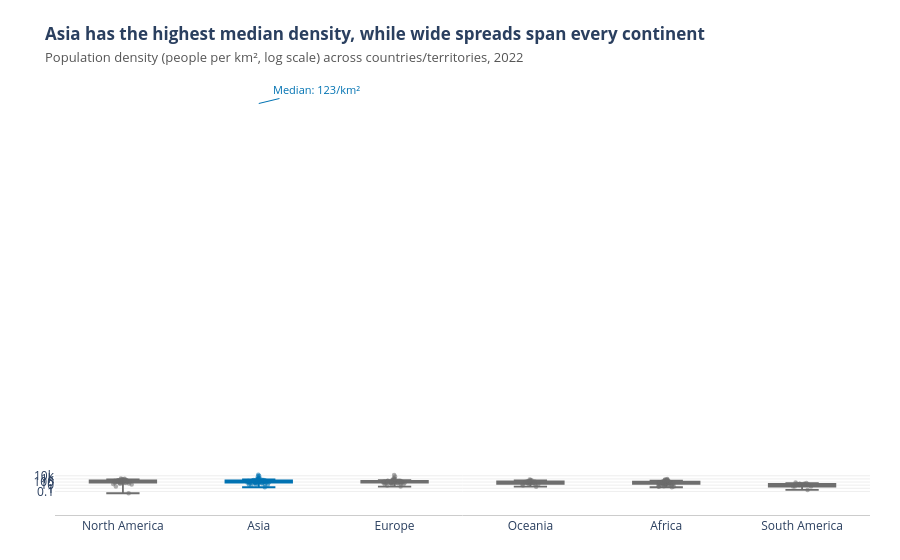

Notebook code cell kept with this figure:
### Markdown cell above
**Chart choice & justification:** *Which chart did you choose, and why? Justify design choices.

*YOUR ANSWER HERE*

Chart Type: Box Plot (px.box with log_y=True and data points overlaid)

Justification: A box plot shows the median, interquartile range (spread/variability), whiskers, and extreme outliers within each continent side by side, making within- and cross-continent density spread easy to compare. Because population density (People per km²) is heavily right-skewed across countries and territories, a logarithmic y-axis keeps both typical values and extreme outliers legible without compressing the boxes.

### Code cell
# Q4
# YOUR CODE HERE

import pandas as pd
import plotly.express as px


dens_df = df[df["Density"] > 0].copy()

continent_order = (
    dens_df.groupby("Continent")["Density"]
    .median()
    .sort_values(ascending=False)
    .index.tolist()
)

highlight_continent = "Asia"
color_map = {
    c: ("#0072B2" if c == highlight_continent else "#B0B0B0")
    for c in continent_order
}

fig = px.box(
    dens_df,
    x="Continent",
    y="Density",
    color="Continent",
    category_orders={"Continent": continent_order},
    color_discrete_map=color_map,
    log_y=True,
    points="all",
    template="plotly_white",
    hover_name="Country",
    hover_data={"Continent": False, "Density": ":,.1f"},
    title=(
        "<b>Asia has the highest median density, while wide spreads span every continent</b>"
        "<br><span style='font-size:13px; color:#555555;'>"
        "Population density (people per km², log scale) across countries/territories, 2022</span>"
    ),
)

for trace in fig.data:
  is_asia = trace.name == highlight_continent
  fill_rgba = "rgba(0, 114, 178, 0.22)" if is_asia else "rgba(176, 176, 176, 0.22)"
  stroke_hex = "#0072B2" if is_asia else "#6E6E6E"
  trace.update(
      fillcolor=fill_rgba,
      line=dict(color=stroke_hex, width=1.8),
      marker=dict(
          color=stroke_hex,
          size=4.5,
          opacity=0.55,
      ),
      jitter=0.35,
      pointpos=0,
  )

asia_median = dens_df[dens_df["Continent"] == highlight_continent]["Density"].median()
fig.add_annotation(
    x=highlight_continent,
    y=asia_median,
    text=f"Median: {asia_median:.0f}/km²",
    showarrow=True,
    arrowhead=0,
    arrowwidth=1,
    arrowcolor="#0072B2",
    ax=58,
    ay=-14,
    font=dict(size=11, color="#0072B2"),
    bgcolor="#FFFFFF",
)

fig.update_layout(
    showlegend=False,
    margin=dict(l=55, r=30, t=80, b=45),
    hovermode="closest",
)

fig.update_xaxes(
    title=None,
    showgrid=False,
    linecolor="#CCCCCC",
)

fig.update_yaxes(
    title=None,
    showgrid=True,
    gridcolor="#EEEEEE",
    zeroline=False,
    tickvals=[0.1, 1, 10, 100, 1000, 10000],
    ticktext=["0.1", "1", "10", "100", "1k", "10k"],
)

fig.show()

### Figure 1 — Plotly figure (JSON) as saved in the notebook; plotly's stock layout.template omitted (floating-point values rounded to 4 significant figures)
{"data": [{"alignmentgroup": "True", "boxpoints": "all", "fillcolor": "rgba(176, 176, 176, 0.22)", "hovertemplate": "<b>%{hovertext}</b><br><br>Density=%{y:,.1f}<extra></extra>", "hovertext": ["Anguilla", "Antigua and Barbuda", "Aruba", "Bahamas", "Barbados", "Belize", "Bermuda", "British Virgin Islands", "Canada", "Cayman Islands", "Costa Rica", "Cuba", "Curacao", "Dominica", "Dominican Republic", "El Salvador", "Greenland", "Grenada", "Guadeloupe", "Guatemala", "Haiti", "Honduras", "Jamaica", "Martinique", "Mexico", "Montserrat", "Nicaragua", "Panama", "Puerto Rico", "Saint Barthelemy", "Saint Kitts and Nevis", "Saint Lucia", "Saint Martin", "Saint Pierre and Miquelon", "Saint Vincent and the Grenadines", "Sint Maarten", "Trinidad and Tobago", "Turks and Caicos Islands", "United States", "United States Virgin Islands"], "jitter": 0.35, "legendgroup": "North America", "line": {"color": "#6E6E6E", "width": 1.8}, "marker": {"color": "#6E6E6E", "opacity": 0.55, "size": 4.5}, "name": "North America", "notched": false, "offsetgroup": "North America", "orientation": "v", "pointpos": 0, "showlegend": true, "type": "box", "x": ["North America", "North America", "North America", "North America", "North America", "North America", "North America", "North America", "North America", "North America", "North America", "North America", "North America", "North America", "North America", "North America", "North America", "North America", "North America", "North America", "North America", "North America", "North America", "North America", "North America", "North America", "North America", "North America", "North America", "North America", "North America", "North America", "North America", "North America", "North America", "North America", "North America", "North America", "North America", "North America"], "x0": " ", "xaxis": "x", "y": [174.3, 212.1, 591.4, 29.4, 655.0, 17.65, 1189.0, 207.3, 3.851, 260.2, 101.4, 102.0, 430.5, 96.85, 230.7, 301.1, 0.0261, 364.6, 243.1, 163.9, 417.5, 92.74, 257.2, 325.8, 64.91, 43.04, 53.3, 58.46, 366.7, 522.2, 182.6, 292.0, 599.8, 24.22, 267.2, 1299.0, 298.4, 48.21, 36.09, 286.6], "y0": " ", "yaxis": "y"}, {"alignmentgroup": "True", "boxpoints": "all", "fillcolor": "rgba(0, 114, 178, 0.22)", "hovertemplate": "<b>%{hovertext}</b><br><br>Density=%{y:,.1f}<extra></extra>", "hovertext": ["Afghanistan", "Armenia", "Azerbaijan", "Bahrain", "Bangladesh", "Bhutan", "Brunei", "Cambodia", "China", "Georgia", "Hong Kong", "India", "Indonesia", "Iran", "Iraq", "Israel", "Japan", "Jordan", "Kazakhstan", "Kuwait", "Kyrgyzstan", "Laos", "Lebanon", "Macau", "Malaysia", "Maldives", "Mongolia", "Myanmar", "Nepal", "North Korea", "Oman", "Pakistan", "Palestine", "Philippines", "Qatar", "Saudi Arabia", "Singapore", "South Korea", "Sri Lanka", "Syria", "Taiwan", "Tajikistan", "Thailand", "Timor-Leste", "Turkey", "Turkmenistan", "United Arab Emirates", "Uzbekistan", "Vietnam", "Yemen"], "jitter": 0.35, "legendgroup": "Asia", "line": {"color": "#0072B2", "width": 1.8}, "marker": {"color": "#0072B2", "opacity": 0.55, "size": 4.5}, "name": "Asia", "notched": false, "offsetgroup": "Asia", "orientation": "v", "pointpos": 0, "showlegend": true, "type": "box", "x": ["Asia", "Asia", "Asia", "Asia", "Asia", "Asia", "Asia", "Asia", "Asia", "Asia", "Asia", "Asia", "Asia", "Asia", "Asia", "Asia", "Asia", "Asia", "Asia", "Asia", "Asia", "Asia", "Asia", "Asia", "Asia", "Asia", "Asia", "Asia", "Asia", "Asia", "Asia", "Asia", "Asia", "Asia", "Asia", "Asia", "Asia", "Asia", "Asia", "Asia", "Asia", "Asia", "Asia", "Asia", "Asia", "Asia", "Asia", "Asia", "Asia", "Asia"], "x0": " ", "xaxis": "x", "y": [63.06, 93.48, 119.6, 1924.0, 1160.0, 20.38, 77.88, 92.62, 146.9, 53.72, 6783.0, 431.1, 144.7, 53.73, 101.5, 435.2, 328.0, 126.3, 7.119, 239.6, 33.16, 31.8, 525.2, 23170.0, 102.6, 1746.0, 2.173, 80.08, 207.6, 216.3, 14.79, 267.4, 844.1, 337.5, 232.6, 16.94, 8416.0, 517.1, 332.8, 119.5, 660.2, 69.55, 139.7, 90.18, 108.9, 13.18, 112.9, 77.4, 296.4, 63.82], "y0": " ", "yaxis": "y"}, {"alignmentgroup": "True", "boxpoints": "all", "fillcolor": "rgba(176, 176, 176, 0.22)", "hovertemplate": "<b>%{hovertext}</b><br><br>Density=%{y:,.1f}<extra></extra>", "hovertext": ["Albania", "Andorra", "Austria", "Belarus", "Belgium", "Bosnia and Herzegovina", "Bulgaria", "Croatia", "Cyprus", "Czech Republic", "Denmark", "Estonia", "Faroe Islands", "Finland", "France", "Germany", "Gibraltar", "Greece", "Guernsey", "Hungary", "Iceland", "Ireland", "Isle of Man", "Italy", "Jersey", "Latvia", "Liechtenstein", "Lithuania", "Luxembourg", "Malta", "Moldova", "Monaco", "Montenegro", "Netherlands", "North Macedonia", "Norway", "Poland", "Portugal", "Romania", "Russia", "San Marino", "Serbia", "Slovakia", "Slovenia", "Spain", "Sweden", "Switzerland", "Ukraine", "United Kingdom", "Vatican City"], "jitter": 0.35, "legendgroup": "Europe", "line": {"color": "#6E6E6E", "width": 1.8}, "marker": {"color": "#6E6E6E", "opacity": 0.55, "size": 4.5}, "name": "Europe", "notched": false, "offsetgroup": "Europe", "orientation": "v", "pointpos": 0, "showlegend": true, "type": "box", "x": ["Europe", "Europe", "Europe", "Europe", "Europe", "Europe", "Europe", "Europe", "Europe", "Europe", "Europe", "Europe", "Europe", "Europe", "Europe", "Europe", "Europe", "Europe", "Europe", "Europe", "Europe", "Europe", "Europe", "Europe", "Europe", "Europe", "Europe", "Europe", "Europe", "Europe", "Europe", "Europe", "Europe", "Europe", "Europe", "Europe", "Europe", "Europe", "Europe", "Europe", "Europe", "Europe", "Europe", "Europe", "Europe", "Europe", "Europe", "Europe", "Europe", "Europe"], "x0": " ", "xaxis": "x", "y": [98.87, 170.6, 106.6, 45.93, 381.8, 63.14, 61.17, 71.22, 135.3, 133.1, 136.5, 29.32, 38.11, 16.37, 117.1, 233.5, 5442.0, 78.68, 811.6, 107.1, 3.62, 71.48, 147.8, 195.9, 955.0, 28.67, 245.8, 42.11, 250.4, 1688.0, 96.7, 18230.0, 45.4, 419.7, 81.42, 16.78, 127.5, 111.5, 82.47, 8.464, 551.8, 81.73, 115.1, 104.6, 93.99, 23.43, 211.7, 65.79, 277.9, 510.0], "y0": " ", "yaxis": "y"}, {"alignmentgroup": "True", "boxpoints": "all", "fillcolor": "rgba(176, 176, 176, 0.22)", "hovertemplate": "<b>%{hovertext}</b><br><br>Density=%{y:,.1f}<extra></extra>", "hovertext": ["American Samoa", "Australia", "Cook Islands", "Fiji", "French Polynesia", "Guam", "Kiribati", "Marshall Islands", "Micronesia", "Nauru", "New Caledonia", "New Zealand", "Niue", "Northern Mariana Islands", "Palau", "Papua New Guinea", "Samoa", "Solomon Islands", "Tokelau", "Tonga", "Tuvalu", "Vanuatu", "Wallis and Futuna"], "jitter": 0.35, "legendgroup": "Oceania", "line": {"color": "#6E6E6E", "width": 1.8}, "marker": {"color": "#6E6E6E", "opacity": 0.55, "size": 4.5}, "name": "Oceania", "notched": false, "offsetgroup": "Oceania", "orientation": "v", "pointpos": 0, "showlegend": true, "type": "box", "x": ["Oceania", "Oceania", "Oceania", "Oceania", "Oceania", "Oceania", "Oceania", "Oceania", "Oceania", "Oceania", "Oceania", "Oceania", "Oceania", "Oceania", "Oceania", "Oceania", "Oceania", "Oceania", "Oceania", "Oceania", "Oceania", "Oceania", "Oceania"], "x0": " ", "xaxis": "x", "y": [222.5, 3.403, 72.08, 50.88, 73.5, 312.9, 161.8, 229.7, 162.6, 603.2, 15.61, 19.17, 7.439, 106.8, 39.34, 21.91, 78.25, 25.06, 155.9, 143.0, 435.1, 26.81, 81.49], "y0": " ", "yaxis": "y"}, {"alignmentgroup": "True", "boxpoints": "all", "fillcolor": "rgba(176, 176, 176, 0.22)", "hovertemplate": "<b>%{hovertext}</b><br><br>Density=%{y:,.1f}<extra></extra>", "hovertext": ["Algeria", "Angola", "Benin", "Botswana", "Burkina Faso", "Burundi", "Cameroon", "Cape Verde", "Central African Republic", "Chad", "Comoros", "Djibouti", "DR Congo", "Egypt", "Equatorial Guinea", "Eritrea", "Eswatini", "Ethiopia", "Gabon", "Gambia", "Ghana", "Guinea", "Guinea-Bissau", "Ivory Coast", "Kenya", "Lesotho", "Liberia", "Libya", "Madagascar", "Malawi", "Mali", "Mauritania", "Mauritius", "Mayotte", "Morocco", "Mozambique", "Namibia", "Niger", "Nigeria", "Republic of the Congo", "Reunion", "Rwanda", "Sao Tome and Principe", "Senegal", "Seychelles", "Sierra Leone", "Somalia", "South Africa", "South Sudan", "Sudan", "Tanzania", "Togo", "Tunisia", "Uganda", "Western Sahara", "Zambia", "Zimbabwe"], "jitter": 0.35, "legendgroup": "Africa", "line": {"color": "#6E6E6E", "width": 1.8}, "marker": {"color": "#6E6E6E", "opacity": 0.55, "size": 4.5}, "name": "Africa", "notched": false, "offsetgroup": "Africa", "orientation": "v", "pointpos": 0, "showlegend": true, "type": "box", "x": ["Africa", "Africa", "Africa", "Africa", "Africa", "Africa", "Africa", "Africa", "Africa", "Africa", "Africa", "Africa", "Africa", "Africa", "Africa", "Africa", "Africa", "Africa", "Africa", "Africa", "Africa", "Africa", "Africa", "Africa", "Africa", "Africa", "Africa", "Africa", "Africa", "Africa", "Africa", "Africa", "Africa", "Africa", "Africa", "Africa", "Africa", "Africa", "Africa", "Africa", "Africa", "Africa", "Africa", "Africa", "Africa", "Africa", "Africa", "Africa", "Africa", "Africa", "Africa", "Africa", "Africa", "Africa", "Africa", "Africa", "Africa"], "x0": " ", "xaxis": "x", "y": [18.85, 28.55, 118.6, 4.519, 83.06, 463.1, 58.71, 147.1, 8.956, 13.8, 449.4, 48.31, 42.22, 110.7, 59.71, 31.33, 69.2, 111.7, 8.925, 253.2, 140.3, 56.37, 58.29, 87.33, 93.09, 75.96, 47.61, 3.872, 50.44, 172.2, 18.22, 4.595, 637.0, 871.9, 83.88, 41.13, 3.109, 20.69, 236.6, 17.46, 387.9, 523.1, 235.9, 88.03, 237.0, 120.0, 27.6, 49.05, 17.61, 24.85, 69.3, 155.8, 75.52, 195.6, 2.165, 26.6, 41.77], "y0": " ", "yaxis": "y"}, {"alignmentgroup": "True", "boxpoints": "all", "fillcolor": "rgba(176, 176, 176, 0.22)", "hovertemplate": "<b>%{hovertext}</b><br><br>Density=%{y:,.1f}<extra></extra>", "hovertext": ["Argentina", "Bolivia", "Brazil", "Chile", "Colombia", "Ecuador", "Falkland Islands", "French Guiana", "Guyana", "Paraguay", "Peru", "Suriname", "Uruguay", "Venezuela"], "jitter": 0.35, "legendgroup": "South America", "line": {"color": "#6E6E6E", "width": 1.8}, "marker": {"color": "#6E6E6E", "opacity": 0.55, "size": 4.5}, "name": "South America", "notched": false, "offsetgroup": "South America", "orientation": "v", "pointpos": 0, "showlegend": true, "type": "box", "x": ["South America", "South America", "South America", "South America", "South America", "South America", "South America", "South America", "South America", "South America", "South America", "South America", "South America", "South America"], "x0": " ", "xaxis": "x", "y": [16.37, 11.13, 25.28, 25.93, 45.43, 65.02, 0.3105, 3.646, 3.762, 16.67, 26.49, 3.773, 18.91, 30.88], "y0": " ", "yaxis": "y"}], "layout": {"annotations": [{"arrowcolor": "#0072B2", "arrowhead": 0, "arrowwidth": 1, "ax": 58, "ay": -14, "bgcolor": "#FFFFFF", "font": {"color": "#0072B2", "size": 11}, "showarrow": true, "text": "Median: 123/km²", "x": "Asia", "y": 123.0}], "boxmode": "overlay", "hovermode": "closest", "legend": {"title": {"text": "Continent"}, "tracegroupgap": 0}, "margin": {"b": 45, "l": 55, "r": 30, "t": 80}, "showlegend": false, "title": {"text": "<b>Asia has the highest median density, while wide spreads span every continent</b><br><span style='font-size:13px; color:#555555;'>Population density (people per km², log scale) across countries/territories, 2022</span>"}, "xaxis": {"anchor": "y", "categoryarray": ["North America", "Asia", "Europe", "Oceania", "Africa", "South America"], "categoryorder": "array", "domain": [0, 1], "linecolor": "#CCCCCC", "showgrid": false, "title": {}}, "yaxis": {"anchor": "x", "domain": [0, 1], "gridcolor": "#EEEEEE", "showgrid": true, "ticktext": ["0.1", "1", "10", "100", "1k", "10k"], "tickvals": [0.1, 1, 10, 100, 1000, 10000], "title": {}, "type": "log", "zeroline": false}}}
